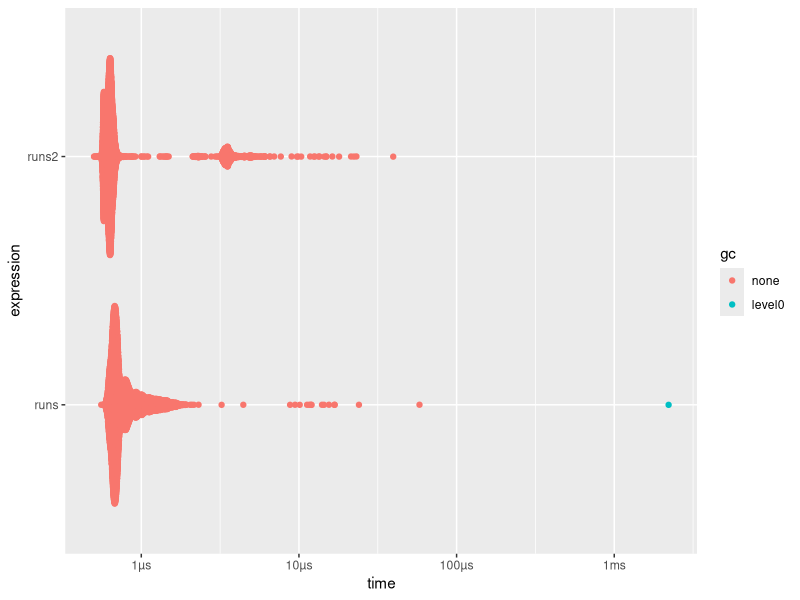

The R script that drew this image: (Note: this script raises an error after producing the figure.)
###
### Improve Efficiency
###

##
## (1) change the runs() function to vector
##
runs <- function(number_hits){
  if(number_hits < 4){
    runs = 0
  }
  #### if less than four hits occur in an inning then no runs score
  else{
    runs = number_hits - 3
    ### if more than three hits occur in an inning then the number of runs
    ### scored is that number of hits minus the three runners who occupy
    ### the three bases (first, second, third)
  }
  return(runs)
}

number_hits <- 1

runs2 <- function(number_hits){(number_hits - 3) * (number_hits >= 4)}

runs(5)
runs2(5)

timings <- bench::mark(
  runs = runs(10),
  runs2 = runs2(10)
)
timings
plot(timings)

## it seems our original function is faster

##
## (2) use runif() rather than rbinom()
##

# Steps:
# 1. Generate 81x2 random runif 
# 2. compare each to OPB of each player in order
#    * so we have a vector of TRUE/FALSE
# 3. iterate though until we get 3 FALSE
# 4. stop and see if they scored any runs
# 5. continue where the iteration halted until we see another 3 FALSE
# 6. repeat steps 5 & 4 until we have 27 outs

the_uniform <- runif(81*2)
the_OBPs <- rep(PadresBatting$OBP, 18)
# the_uniform < the_OBPs
# View(cbind(the_uniform,the_OBPs, the_uniform<the_OBPs))
the_probs <- data.frame(First = rep(PadresBatting$First, 18),
                        Second = rep(PadresBatting$Second, 18),
                        Third = rep(PadresBatting$Third, 18),
                        Home = rep(PadresBatting$Home, 18))
  rep(c(PadresBatting$First, PadresBatting$Second, PadresBatting$Third,PadresBatting$Home), 18)
View(the_probs)
sample(1:4, 162, replace = TRUE, prob = the_probs)

the_bases <- map_int(1:162, ~sample(1:4, 1, replace = TRUE, prob = the_probs[.x,]))

the_necessary_info <- data.frame(on_base = the_uniform < the_OBPs,
                                 base_reached = the_bases)
the_necessary_info$on_base*the_necessary_info$base_reached

# outs = 0
# while(outs < 28){
#   
# }
